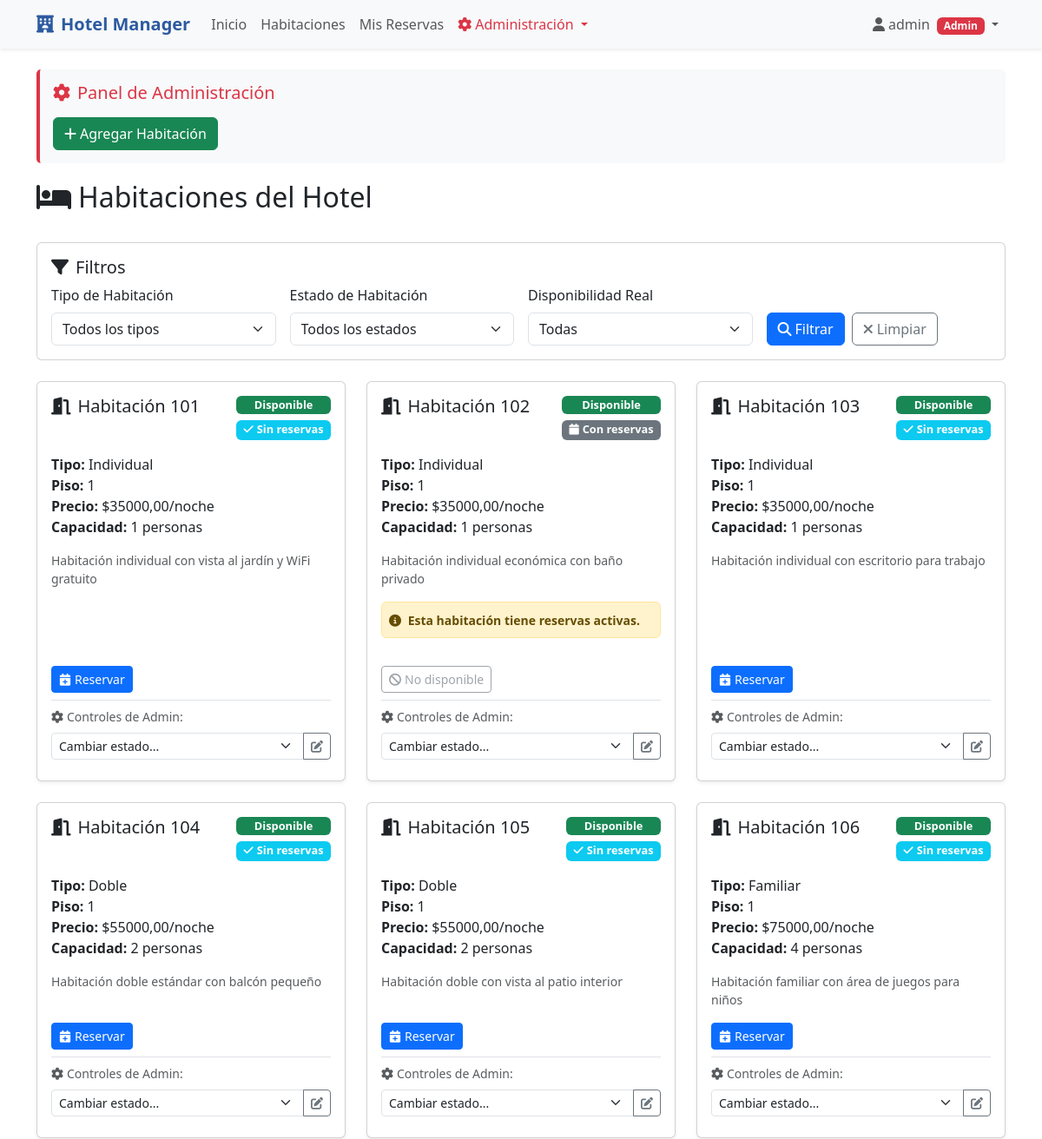
The app's page /habitaciones/ (signed in, upper part), older data.
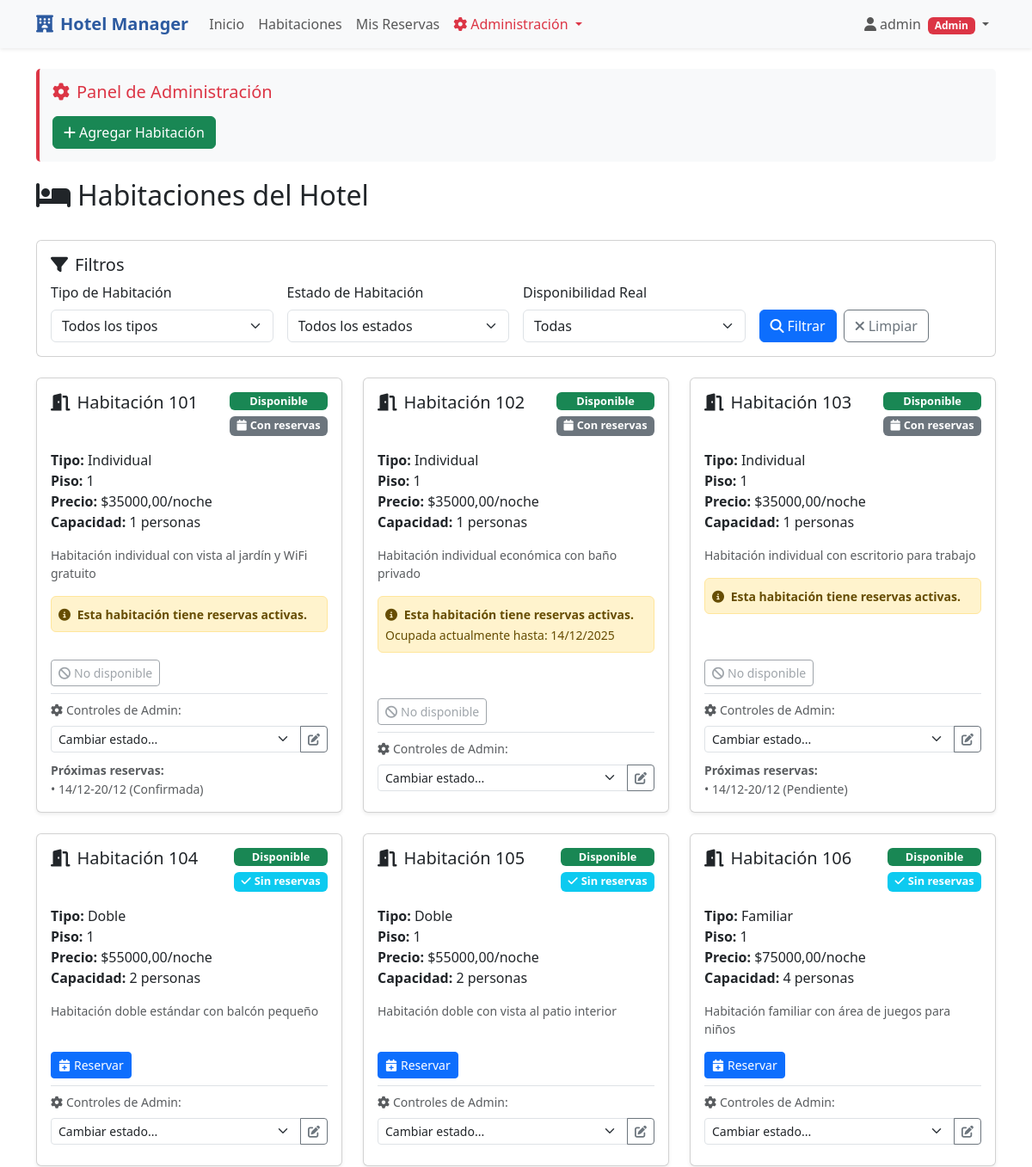
The same page, newer data.
### hotel/models.py (models this page shows, shortened)
class Habitacion(models.Model):
    ESTADOS = [
        ('disponible', 'Disponible'),
        ('ocupada', 'Ocupada'),
        ('mantenimiento', 'En Mantenimiento'),
    ]
    numero = models.CharField(max_length=10, unique=True)
    tipo = models.ForeignKey(TipoHabitacion, on_delete=models.PROTECT, related_name='habitaciones') #Deleted Protec para evitar borrados sin querer
    estado = models.CharField(max_length=20, choices=ESTADOS, default='disponible')
    piso = models.IntegerField()
    descripcion = models.TextField(blank=True)
    fecha_creacion = models.DateTimeField(auto_now_add=True)
    class Meta:
        verbose_name = "Habitación"
        verbose_name_plural = "Habitaciones"
        ordering = ['numero']
        indexes = [
            models.Index(fields=['numero']),
            models.Index(fields=['estado']),
        ]
        permissions = [
            ("can_change_room_state", "Can change room state"),
        ]
    def esta_disponible(self, fecha_entrada=None, fecha_salida=None):
        if self.estado != 'disponible':
            return False
        hoy = date.today()
        if not fecha_entrada or not fecha_salida:
            reservas_activas = self.reservas.filter(
                estado__in=['pendiente', 'confirmada'],
                fecha_salida__gte=hoy
            )
            return not reservas_activas.exists()
    def proximas_reservas(self, limite=3):
        return self.reservas.filter(
            estado__in=['pendiente', 'confirmada'],
            fecha_entrada__gte=date.today()
        ).order_by('fecha_entrada')[:limite]
    def reserva_actual(self):
        hoy = date.today()
        return self.reservas.filter(
            estado='confirmada',
            fecha_entrada__lte=hoy,
            fecha_salida__gt=hoy
        ).first()

class TipoHabitacion(models.Model):
    TIPOS_HABITACION = [
        ('individual', 'Individual'),
        ('doble', 'Doble'),
        ('suite', 'Suite'),
        ('familiar', 'Familiar'),
    ]
    nombre = models.CharField(max_length=50, choices=TIPOS_HABITACION, unique=True)
    descripcion = models.TextField(blank=True)
    precio_por_noche = models.DecimalField(max_digits=10, decimal_places=2)
    capacidad_maxima = models.PositiveIntegerField()
    class Meta:
        verbose_name = "Tipo de Habitación"
        verbose_name_plural = "Tipos de Habitación"
        indexes = [
            models.Index(fields=['nombre']),
        ]
    def __str__(self):
        return self.get_nombre_display()

class Reserva(models.Model):
    ESTADOS_RESERVA = [
        ('pendiente', 'Pendiente'),
        ('confirmada', 'Confirmada'),
        ('cancelada', 'Cancelada'),
        ('completada', 'Completada'),
    ]
    cliente = models.ForeignKey(User, on_delete=models.CASCADE, related_name='reservas')
    habitacion = models.ForeignKey(Habitacion, on_delete=models.CASCADE, related_name='reservas')
    fecha_entrada = models.DateField()
    fecha_salida = models.DateField()
    numero_huespedes = models.PositiveIntegerField()
    estado = models.CharField(max_length=20, choices=ESTADOS_RESERVA, default='pendiente')
    precio_total = models.DecimalField(max_digits=12, decimal_places=2, null=True, blank=True)
    fecha_reserva = models.DateTimeField(auto_now_add=True)
    comentarios = models.TextField(blank=True)
    class Meta:
        verbose_name = "Reserva"
        verbose_name_plural = "Reservas"
        ordering = ['-fecha_reserva']
        indexes = [
            models.Index(fields=['habitacion', 'fecha_entrada', 'fecha_salida']),
            models.Index(fields=['estado']),
        ]
        permissions = [
            ("can_confirm_reservation", "Can confirm reservation"),
            ("can_cancel_reservation", "Can cancel reservation"),
        ]

### hotel/views.py (the view)
# urls.py: path('habitaciones/', views.lista_habitaciones, name='lista_habitaciones'),
def lista_habitaciones(request):
    actualizar_reservas_vencidas()
    habitaciones = Habitacion.objects.all().order_by('numero')
    tipos = TipoHabitacion.objects.all()
    tipo_filtro = request.GET.get('tipo')
    estado_filtro = request.GET.get('estado')
    disponibilidad_filtro = request.GET.get('disponibilidad')
    if tipo_filtro:
        habitaciones = habitaciones.filter(tipo__nombre=tipo_filtro)
    if estado_filtro:
        habitaciones = habitaciones.filter(estado=estado_filtro)
    if disponibilidad_filtro == 'disponible':
        habitaciones_filtradas = []
        for habitacion in habitaciones:
            if habitacion.esta_disponible():
                habitaciones_filtradas.append(habitacion)
        habitaciones = habitaciones_filtradas
    elif disponibilidad_filtro == 'reservada':
        habitaciones_filtradas = []
        for habitacion in habitaciones:
            if not habitacion.esta_disponible():
                habitaciones_filtradas.append(habitacion)
        habitaciones = habitaciones_filtradas
    contexto = {
        'habitaciones': habitaciones,
        'tipos': tipos,
        'es_admin': es_administrador(request.user) if request.user.is_authenticated else False,
        'tipo_seleccionado': tipo_filtro,
        'estado_seleccionado': estado_filtro,
        'disponibilidad_seleccionada': disponibilidad_filtro,
    }
    return render(request, 'hotel/habitaciones.html', contexto)

### hotel/views.py (called while the page is built, shortened)
def es_administrador(user):
    return user.is_staff or user.is_superuser

def actualizar_reservas_vencidas():
    ahora = timezone.now()
    vencidas = Reserva.objects.filter(fecha_salida__lt=ahora, estado="confirmada")

### hotel/templates/hotel/habitaciones.html (shortened to what the changed rows need)
{% extends 'hotel/base.html' %}
{% block contenido %}
<div class="d-flex justify-content-between align-items-center mb-4">
    <h2>
        <i class="fas fa-bed me-2"></i>Habitaciones del Hotel
    </h2>
</div>
<div class="row">
    {% for habitacion in habitaciones %}
        <div class="col-lg-6 col-xl-4 mb-4">
            <div class="card card-habitacion shadow-sm h-100">
                <div class="card-body d-flex flex-column">
                    <div class="d-flex justify-content-between align-items-start mb-3">
                        <h5 class="card-title">
                            <i class="fas fa-door-open me-2"></i>Habitación {{ habitacion.numero }}
                        </h5>
                        <div>
                            <span class="badge {% if habitacion.estado == 'disponible' %}bg-success{% elif habitacion.estado == 'ocupada' %}bg-warning{% else %}bg-danger{% endif %} badge-estado d-block mb-1">
                                {{ habitacion.get_estado_display }}
                            </span>
                            {% if habitacion.esta_disponible %}
                                <span class="badge bg-info badge-estado">
                                    <i class="fas fa-check me-1"></i>Sin reservas
                                </span>
                            {% else %}
                                <span class="badge bg-secondary badge-estado">
                                    <i class="fas fa-calendar me-1"></i>Con reservas
                                </span>
                            {% endif %}
                        </div>
                    </div>
                    <div class="mb-3 flex-grow-1">
                        <p class="card-text">
                            <strong>Tipo:</strong> {{ habitacion.tipo }}<br>
                            <strong>Piso:</strong> {{ habitacion.piso }}<br>
                            <strong>Precio:</strong> ${{ habitacion.tipo.precio_por_noche }}/noche<br>
                            <strong>Capacidad:</strong> {{ habitacion.tipo.capacidad_maxima }} personas
                        </p>
                        {% if habitacion.descripcion %}
                            <p class="card-text text-muted small">{{ habitacion.descripcion|truncatewords:15 }}</p>
                        {% endif %}
                        {% if not habitacion.esta_disponible %}
                            <div class="alert alert-warning alert-sm mt-2 p-2">
                                <small>
                                    <i class="fas fa-info-circle me-1"></i>
                                    <strong>Esta habitación tiene reservas activas.</strong>
                                    {% if habitacion.reserva_actual %}
                                        <br>Ocupada actualmente hasta: {{ habitacion.reserva_actual.fecha_salida|date:"d/m/Y" }}
                                    {% endif %}
                                </small>
                            </div>
                        {% endif %}
                    </div>
                    <div class="mt-auto">
                        {% if habitacion.esta_disponible and user.is_authenticated %}
                            <a href="{% url 'hacer_reserva' habitacion.id %}" class="btn btn-primary btn-sm">
                                <i class="fas fa-calendar-plus me-1"></i>Reservar
                            </a>
                        {% elif not habitacion.esta_disponible %}
                            <button class="btn btn-outline-secondary btn-sm" disabled>
                                <i class="fas fa-ban me-1"></i>No disponible
                            </button>
                        {% elif not user.is_authenticated %}
                            <a href="{% url 'iniciar_sesion' %}" class="btn btn-outline-primary btn-sm">
                                Inicia sesión para reservar
                            </a>
                        {% endif %}
                        {% if es_admin %}
                            <div class="mt-2 pt-2 border-top">
                                <small class="text-muted d-block mb-2">
                                    <i class="fas fa-cog me-1"></i>Controles de Admin:
                                </small>
                                <form method="POST" action="{% url 'cambiar_estado_habitacion' habitacion.id %}" class="d-inline">
                                    <div class="input-group input-group-sm mb-2">
                                        <select name="nuevo_estado" class="form-select form-select-sm" required>
                                            <option value="">Cambiar estado...</option>
                                        </select>
                                        <button type="submit" class="btn btn-outline-secondary btn-sm">
                                            <i class="fas fa-edit"></i>
                                        </button>
                                    </div>
                                </form>
                                {% with proximas=habitacion.proximas_reservas %}
                                    {% if proximas %}
                                        <div class="text-muted">
                                            <small><strong>Próximas reservas:</strong></small>
                                            {% for reserva in proximas %}
                                                <small class="d-block">
                                                    • {{ reserva.fecha_entrada|date:"d/m" }}-{{ reserva.fecha_salida|date:"d/m" }}
                                                    ({{ reserva.get_estado_display }})
                                                </small>
                                            {% endfor %}
                                        </div>
                                    {% endif %}
                                {% endwith %}
                            </div>
                        {% endif %}
                    </div>
                </div>
            </div>
        </div>
    {% endfor %}
</div>
{% endblock %}

Row changes from the older to the newer data that the page shows:
computed for Habitacion "Habitación individual con vista al jardín y WiFi gratuito": text "Sin reservas Reservar" → "Con reservas Esta habitación tiene reservas activas. No disponible Próximas reservas:"
added Reserva: fecha_entrada "14/12", fecha_salida "20/12", estado "Confirmada", shown under Habitacion "Habitación individual con vista al jardín y WiFi gratuito"
shown differently, row unchanged: Habitacion "Habitación individual económica con baño privado": reserva_actual.fecha_salida (not shown) → "14/12/2025"
computed for Habitacion "Habitación individual con escritorio para trabajo": text "Sin reservas Reservar" → "Con reservas Esta habitación tiene reservas activas. No disponible Próximas reservas:"
added Reserva: fecha_entrada "14/12", fecha_salida "20/12", estado "Pendiente", shown under Habitacion "Habitación individual con escritorio para trabajo"
